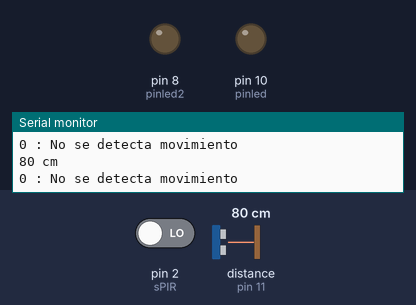
The sketch below on a simulated Arduino Uno, built with avr-gcc and run on an emulated ATmega328P. Shown: output pins drawn as LEDs (lit = HIGH), the last lines printed to the serial monitor. Wiring (inferred from the names in the program): ultrasonic range finder: trigger pin 12; echo pin 11. The inputs (shaded band) are chosen by the test bench; at power-on: pin 2 (sPIR) LOW, distance to the obstacle (sensor on pin 11) 80 cm. The echo pulse lasts 58.3 µs per cm; pins used as bus, display or sensor lines are not drawn.

Above: at 1.2 s.
1.3 s: pin 2 (sPIR) driven HIGH
At 2.6 s:
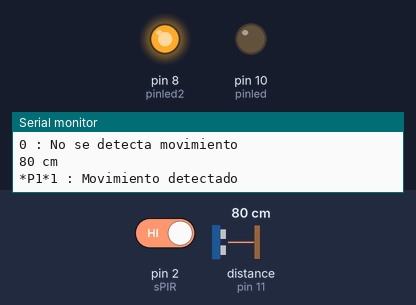
2.9 s: distance to the obstacle (sensor on pin 11) set to 18 cm
4.8 s: distance to the obstacle (sensor on pin 11) set to 14 cm
At 7.0 s:
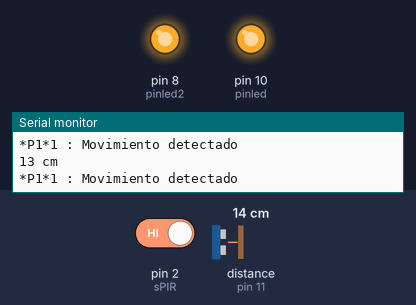
7.3 s: pin 2 (sPIR) driven LOW
At 9.8 s:
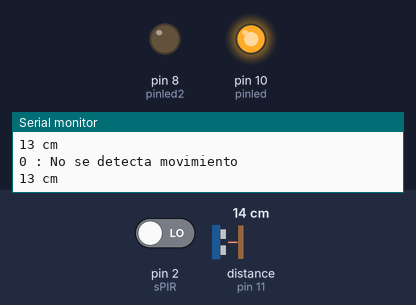
10.3 s: distance to the obstacle (sensor on pin 11) set to 35 cm
At 11.7 s:
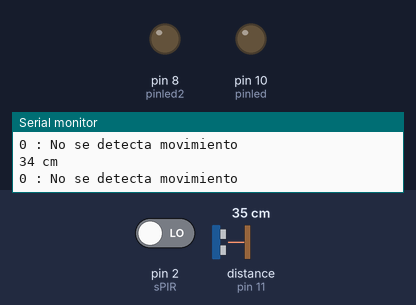
12.7 s: distance to the obstacle (sensor on pin 11) set to 2 cm
At 13.7 s:
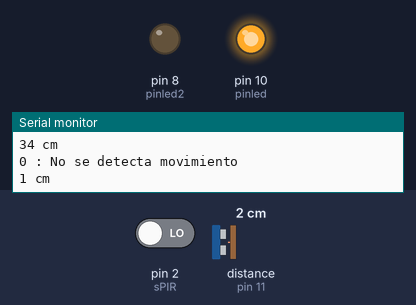
Timing chart, 0 to 15.7 s (numbered marks = the images above; inputs shaded):
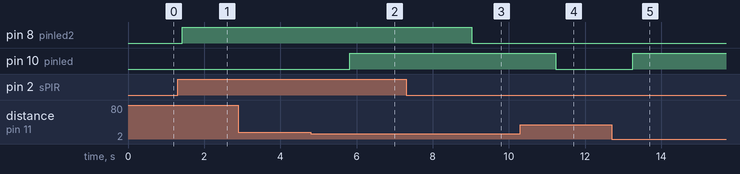

The sketch:

RobotAra_a.ino
```cpp
// DECLARACION DE VARIABLES PARA PINES
const int pinecho = 11;
const int pintrigger = 12;
const int pinled = 10;
const int pinled2 = 8;
// VARIABLES PARA CALCULOS
unsigned int tiempo, distancia;

//SENSOR PIR
const int sPIR = 2;
int mov = 0;

void setup() {
  // PREPARAR LA COMUNICACION SERIAL
  Serial.begin(9600);
  // CONFIGURAR PINES DE ENTRADA Y SALIDA
  pinMode(pinecho, INPUT);
  pinMode(pintrigger, OUTPUT);
  pinMode(pinled, OUTPUT);
 pinMode(pinled2, OUTPUT);
 pinMode(sPIR,INPUT);
  Serial.println("PIR Motion | Sensor de Movimiento IR");
  Serial.println(" ");
}

void loop() {
  // ENVIAR PULSO DE DISPARO EN EL PIN "TRIGGER"
  digitalWrite(pintrigger, LOW);
  delayMicroseconds(2);
  digitalWrite(pintrigger, HIGH);
  // EL PULSO DURA AL MENOS 10 uS EN ESTADO ALTO
  delayMicroseconds(10);
  digitalWrite(pintrigger, LOW);

  // MEDIR EL TIEMPO EN ESTADO ALTO DEL PIN "ECHO" EL PULSO ES PROPORCIONAL A LA DISTANCIA MEDIDA
  tiempo = pulseIn(pinecho, HIGH);

  // LA VELOCIDAD DEL SONIDO ES DE 340 M/S O 29 MICROSEGUNDOS POR CENTIMETRO
  // DIVIDIMOS EL TIEMPO DEL PULSO ENTRE 58, TIEMPO QUE TARDA RECORRER IDA Y VUELTA UN CENTIMETRO LA ONDA SONORA
  distancia = tiempo / 58;

  // ENVIAR EL RESULTADO AL MONITOR SERIAL
  Serial.print(distancia);
  Serial.println(" cm");
  delay(200);

  // ENCENDER EL LED CUANDO SE CUMPLA CON CIERTA DISTANCIA
  if (distancia <= 15) {
    digitalWrite(pinled, HIGH);
    delay(500);
  } else {
    digitalWrite(pinled, LOW);
  }
  mov = digitalRead(sPIR);

  if (mov == HIGH) {
    digitalWrite(pinled2,HIGH);
  Serial.print("*P"+String(mov)+"*");
    Serial.print(mov); Serial.print(" : "); Serial.println("Movimiento detectado");
    delay(2000);
     mov = 0;

  }
 else {
    digitalWrite(pinled2,LOW);
    Serial.print(mov); Serial.print(" : "); Serial.println("No se detecta movimiento");

    delay(200);
    }
}
```

Measured:
- the behaviour switches between 17 and 16 cm on distance to the obstacle (sensor on pin 11) (found by bisection; images 1 and 2)
- after the input at 1.3 s, pin 8 (pinled2): LOW → HIGH after 0.12 s
- after the input at 4.8 s, pin 10 (pinled): LOW → HIGH after 1.0 s
- after the input at 7.3 s, pin 8 (pinled2): HIGH → LOW after 1.7 s
- after the input at 10.3 s, pin 10 (pinled): HIGH → LOW after 0.94 s
- after the input at 12.7 s, pin 10 (pinled): LOW → HIGH after 0.55 s
